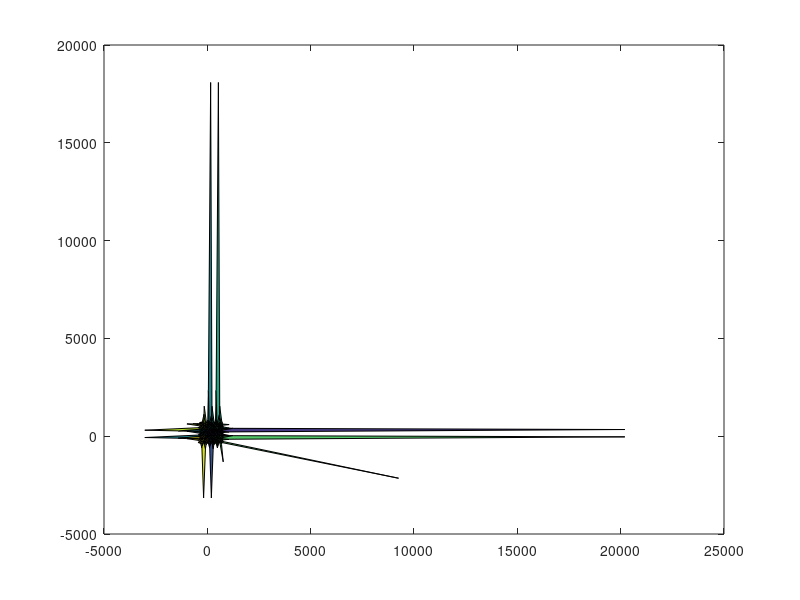
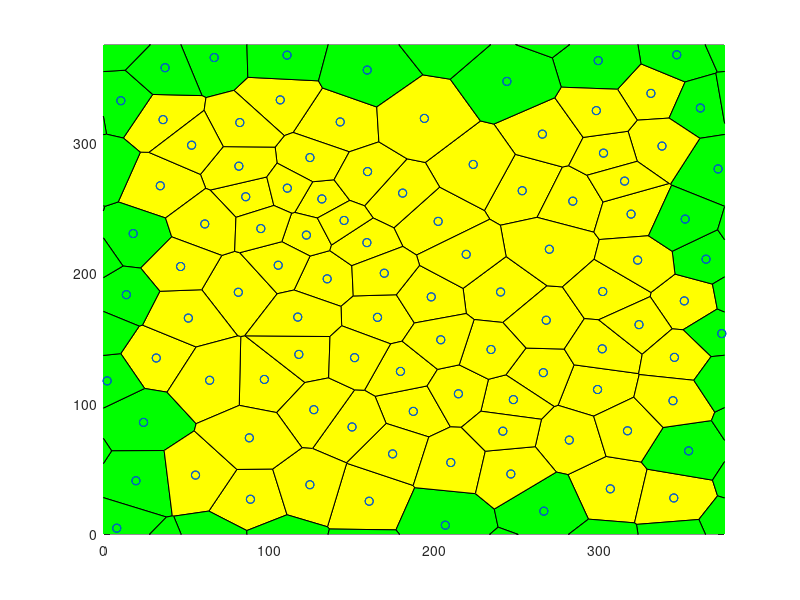

These figures' MATLAB source, in order: (Note: this script raises an error after producing the figures.)
r = 766; % Updated seed to match target
NbPoints = 100; 
limit = 3; 
cpt = 'quadratic';
prefix = 'RFB';
potential = 'ani';

%% Store data in the right folder
close all;
scriptDir = fileparts(mfilename('fullpath'));
projectRoot = fileparts(scriptDir);
outputDir = fullfile(projectRoot, 'input_files');

if ~exist(outputDir, 'dir')
    mkdir(outputDir);
end

%% Parameters
rng(r);
TOTALTIME = 1000;
SEED = 89542;
TIMEINTERVAL = 0.1;
error_tolerance_absolute_mechanical = 0.010000;
TISSUE_EXT_STRESS_X = 0.000000;     %should both be 0 to relax tissue, change before dynamic
TISSUE_EXT_STRESS_Y = 0.000000; 
equilibriumtolerance = 1.000000e-2;
NUCLEATIONBASECRITERIA = false;
Ratio = 10/3;
EpsilonMax = 0.091;
ExternalStressRatio = 0.85;

T1ON = 1; 
APOPTOSISON = 1;
MITOSISON = 0;
WRITEMITOSIS = 1; 
VERBOSEON = 1; 
EQUILIBRIUMMITOSIS = 1; 

%Mysterious Parameters
CELLPRESSURETYPE = cpt;
TCJSTRENGTH = 100;
THETAAN = 3.14 / 2.0 ;    
ANSTRENGTH = 25; 

% --- Standard Constants ---
GAMMA = 10.0;
t0 = 1;
l0 = 25;
% Manually setting K to match your specific target output
LX = 1.5*l0*sqrt(NbPoints);
LY = 1.5*l0*sqrt(NbPoints);
A0 = LX*LY/NbPoints;
K = Ratio * GAMMA/l0;
ALPHAM = GAMMA*t0/l0;               %the paper had 5.5
TISSUE_ALPHA = 10*ALPHAM;
INITIALSTEPSIZE = t0/10000;
MINAREA = A0/100;
MINLENGTH = l0/40;
NEWEDGELENGTH = l0/20;
CURRENTTIME = 0.000000;
KAPPA=(3/100)*0.227*5.502/ALPHAM;
GAMMA0=GAMMA;
Y=1.25*GAMMA/EpsilonMax;
NUCLEATIONTHRESHOLD = 0.95*EpsilonMax*Y;
EpsilonMax = 10000;

%% Simulation Detail Parameters
% Calculate Mesh based on A0 and NbPoints to get LX = 167.705098
Mesh = LX;

nomfichier_filename= [prefix '_NbPts_' num2str(NbPoints,'%04d') '_rng_' num2str(r,'%04d') '_pot_' potential '_lim_' num2str(limit, '%2d') '20.txt'];
nomfichier = fullfile(outputDir, nomfichier_filename);

%% Generate Voronoi
fprintf('Writing file: %s\n', nomfichier);
f1=figure();
f2=figure();
Points1=Mesh*rand(NbPoints,2); 

it = 0;
while it < limit
    Pointsa=Points1+Mesh*[ones(NbPoints,1) zeros(NbPoints,1)];
    Pointsb=Points1-Mesh*[zeros(NbPoints,1) ones(NbPoints,1)];
    Pointsc=Points1-Mesh*[ones(NbPoints,1) zeros(NbPoints,1)];
    Pointsd=Points1+Mesh*[zeros(NbPoints,1) ones(NbPoints,1)];
    Pointse=Points1+Mesh*[ones(NbPoints,1) ones(NbPoints,1)];
    Pointsf=Points1+Mesh*[ones(NbPoints,1) -ones(NbPoints,1)];
    Pointsg=Points1+Mesh*[-ones(NbPoints,1) ones(NbPoints,1)];
    Pointsh=Points1+Mesh*[-ones(NbPoints,1) -ones(NbPoints,1)];
    Pointst=[Points1; Pointsa; Pointsb; Pointsc; Pointsd; Pointse; Pointsf; Pointsg; Pointsh];
    
    [v,c]=voronoin(Pointst);
    
    centroids = zeros(NbPoints,2);
    centroidcount = 0;
   
    for i = 1:length(c)
        signedarea = 0;
        centroidx = 0;
        centroidy = 0;
        if (all(c{i}~=1))
            for s = 1:length(c{i})
                if s == length(c{i}) 
                    signedarea = signedarea + v(c{i}(s),1)*v(c{i}(1),2) - v(c{i}(1),1)*v(c{i}(s),2);
                else
                    signedarea = signedarea + v(c{i}(s),1)*v(c{i}(s+1),2) - v(c{i}(s+1),1)*v(c{i}(s),2);
                end
            end
            signedarea = .5*signedarea;
            for j = 1:length(c{i})
                if j == length(c{i})
                    centroidx = centroidx + (v(c{i}(j),1)+v(c{i}(1),1))*(v(c{i}(j),1)*v(c{i}(1),2) - v(c{i}(1),1)*v(c{i}(j),2));
                    centroidy = centroidy + (v(c{i}(j),2)+v(c{i}(1),2))*(v(c{i}(j),1)*v(c{i}(1),2) - v(c{i}(1),1)*v(c{i}(j),2));
                    
                else
                    centroidx = centroidx + (v(c{i}(j),1)+v(c{i}(j+1),1))*(v(c{i}(j),1)*v(c{i}(j+1),2) - v(c{i}(j+1),1)*v(c{i}(j),2));
                    centroidy = centroidy + (v(c{i}(j),2)+v(c{i}(j+1),2))*(v(c{i}(j),1)*v(c{i}(j+1),2) - v(c{i}(j+1),1)*v(c{i}(j),2));
                end
            end
            centroidx = (1/(6*signedarea))*centroidx;
            centroidy = (1/(6*signedarea))*centroidy;
            if centroidx > 0 && centroidx < Mesh && centroidy > 0 && centroidy < Mesh
                centroidcount = centroidcount + 1;
                centroids(centroidcount,:) = [centroidx centroidy];
            end
        end
    end
    it = it + 1;
    Points1 = centroids;
end

%% Representation of the result
 set(0,'CurrentFigure',f1);
 plot(Points1(:,1),Points1(:,2),'r+');
 set(0,'CurrentFigure',f2);
 plot(Points1(:,1),Points1(:,2),'r+');
 hold on
 for i = 1:length(c)
     if (all(c{i}~=1))
         set(0,'CurrentFigure',f1)
         patch(v(c{i},1),v(c{i},2),i)
     end
     IN=(all(v(c{i},1)>0)&all(v(c{i},1)<Mesh)&all(v(c{i},2)>0)&all(v(c{i},2)<Mesh));
     IN2=(any(v(c{i},1)>0)&any(v(c{i},1)<Mesh)&any(v(c{i},2)>0)&any(v(c{i},2)<Mesh))&(~IN);
     if (all(c{i}~=1)&&IN)
         set(0,'CurrentFigure',f2)
         patch(v(c{i},1),v(c{i},2),'y'); 
     end
     if (all(c{i}~=1)&&(IN2))
         set(0,'CurrentFigure',f2)
         patch(v(c{i},1),v(c{i},2),'g');
     end
 end
 set(0,'CurrentFigure',f2)
 xlim([0 Mesh]);
 ylim([0 Mesh]);
 plot(Points1(:,1),Points1(:,2),'bo');
 scatter(centroids(:,1),centroids(:,2),'r+')

for i = 1:length(c)
    INGLOBAL=any((v(c{i},1)>0)&v(c{i},1)<Mesh&v(c{i},2)>0&v(c{i},2)<Mesh);
    if INGLOBAL
        ListVertex=c{i};
        area=0;
        for k=1:length(c{i})
            kplus=mod(k,length(c{i}))+1;
            area=area+v(c{i}(k),1)*v(c{i}(kplus),2)-v(c{i}(kplus),1)*v(c{i}(k),2);
        end
        if(area<0)    c{i}=fliplr(c{i}); end
    end
end

%% Export to a file (EXACT MATCH TO TARGET VALUES)
fid=fopen(nomfichier,'wt');
fprintf(fid, 'Voronoi Tesselation Data: \n');
fprintf(fid, 'NumbCells %d \t rng %d \n', NbPoints, r);
fprintf(fid, 'ratio pressure to tension\t%f\n', Ratio);
fprintf(fid, 'Global:\n');
fprintf(fid, 'LX\t%f\nLY\t%f\n', Mesh, Mesh);
fprintf(fid, 'A0\t%f\n', A0);
fprintf(fid, 'SEED\t%d\n', SEED);
fprintf(fid, 'TIMEINTERVAL\t%f\n', TIMEINTERVAL);
fprintf(fid, 'MINAREA\t%f\n', MINAREA);
fprintf(fid, 'MINLENGTH\t%f\n', MINLENGTH);
fprintf(fid, 'NEWEDGELENGTH\t%f\n', NEWEDGELENGTH);
fprintf(fid, 'K\t%f\n', K);
fprintf(fid, 'GAMMA\t%f\n', GAMMA);
fprintf(fid, 'TOTALTIME\t%f\n', TOTALTIME);
fprintf(fid, 'CURRENTTIME\t%f\n', CURRENTTIME);
fprintf(fid, 'VERBOSEON\t%d\n', VERBOSEON);
fprintf(fid, 'INITIALSTEPSIZE\t%f\n', INITIALSTEPSIZE);
fprintf(fid, 'error_tolerance_absolute_mechanical\t%f\n', error_tolerance_absolute_mechanical);
% Format TISSUE_ALPHA to 2 decimal places as per target
fprintf(fid, 'TISSUE_ALPHA\t%2.2f\n', TISSUE_ALPHA);
fprintf(fid, 'ALPHAM\t%f\n', ALPHAM);
fprintf(fid, 'TISSUE_EXT_STRESS_X\t%f\n', TISSUE_EXT_STRESS_X);
fprintf(fid, 'TISSUE_EXT_STRESS_Y\t%f\n', TISSUE_EXT_STRESS_Y);
fprintf(fid, 'equilibriumtolerance\t%e\n', equilibriumtolerance);
fprintf(fid, 'NUCLEATIONTHRESHOLD\t%f\n', NUCLEATIONTHRESHOLD);
fprintf(fid, 'NUCLEATIONBASECRITERIA\t%d\n', NUCLEATIONBASECRITERIA);
fprintf(fid, 'KAPPA\t%f\n', KAPPA);
fprintf(fid, 'Y\t%f\n', Y);
fprintf(fid, 'EpsilonMax\t%f\n', EpsilonMax);
fprintf(fid, 'ExternalStressRatio\t%f\n', ExternalStressRatio);
fprintf(fid, 'endGlobal\n');

fprintf(fid, 'Vertices\n');
fprintf(fid, 'id\tx\ty\n');

NbVertex=0;
CentralVertices=zeros(length(v),2);
for i = 2:length(v)   
    if(v(i,1)>0&&v(i,1)<Mesh&&v(i,2)>0&&v(i,2)<Mesh)
        fprintf(fid,'%d',i);
        fprintf(fid,'\t %2.4f',v(i,1));
        fprintf(fid,'\t %2.4f',v(i,2));
        fprintf(fid,'\n');
        NbVertex=NbVertex+1;
        CentralVertices(NbVertex,1)=v(i,1);
        CentralVertices(NbVertex,2)=v(i,2);
    end
end

CentralVertices=CentralVertices(1:NbVertex,1:2);
EqVertex=zeros(NbVertex,1);

for i = 2:length(v)
    vcorrige=zeros(1,2);
    vtest=v(i,:);
    if (vtest(1)>0&&vtest(1)<Mesh&&vtest(2)>0&&vtest(2)<Mesh) vcorrige=vtest;end
    vtest=v(i,:)-Mesh*[1 0];
    if (vtest(1)>0&&vtest(1)<Mesh&&vtest(2)>0&&vtest(2)<Mesh) vcorrige=vtest;  end
    vtest=v(i,:)-Mesh*[0 1];
    if (vtest(1)>0&&vtest(1)<Mesh&&vtest(2)>0&&vtest(2)<Mesh) vcorrige=vtest;  end
    vtest=v(i,:)+Mesh*[1 0];
    if (vtest(1)>0&&vtest(1)<Mesh&&vtest(2)>0&&vtest(2)<Mesh) vcorrige=vtest;  end
    vtest=v(i,:)+Mesh*[0 1];
    if (vtest(1)>0&&vtest(1)<Mesh&&vtest(2)>0&&vtest(2)<Mesh) vcorrige=vtest;  end
    vtest=v(i,:)-Mesh*[1 1];
    if (vtest(1)>0&&vtest(1)<Mesh&&vtest(2)>0&&vtest(2)<Mesh) vcorrige=vtest;  end
    vtest=v(i,:)-Mesh*[1 -1];
    if (vtest(1)>0&&vtest(1)<Mesh&&vtest(2)>0&&vtest(2)<Mesh) vcorrige=vtest;  end
    vtest=v(i,:)+Mesh*[1 1];
    if (vtest(1)>0&&vtest(1)<Mesh&&vtest(2)>0&&vtest(2)<Mesh) vcorrige=vtest;  end
    vtest=v(i,:)+Mesh*[1 -1];
    if (vtest(1)>0&&vtest(1)<Mesh&&vtest(2)>0&&vtest(2)<Mesh) vcorrige=vtest;  end
    
    column=find(all(abs((repmat(vcorrige,size(v,1),1))'-v')<0.000001));
    if(~isempty(column))
        EqVertex(i)=column;
    end
end

fprintf(fid, 'Edges\n');
fprintf(fid, 'id\tvertex1\tvertex2\txflag\tyflag\n');
NbEdgeMax=3*NbVertex; 
Edges.Vertices=zeros(NbEdgeMax,2);
Edges.Crossx12=zeros(NbEdgeMax,1);
Edges.Crossx21=zeros(NbEdgeMax,1);
Edges.Crossy12=zeros(NbEdgeMax,1);
Edges.Crossy21=zeros(NbEdgeMax,1);

EdgeIncrement=0; 
for i = 1:length(c) 
    INGLOBAL=any( (v(c{i},1)>0) & v(c{i},1)<Mesh & v(c{i},2)>0 & v(c{i},2)<Mesh);
    if INGLOBAL 
        ListVertex=c{i}; 
        for j=1:length(ListVertex) 
            testdejainscrit=0;
            for k=1:EdgeIncrement
                if ((EqVertex((ListVertex(j)))==Edges.Vertices(k,1)...
                        &&EqVertex(ListVertex(mod(j,length(ListVertex))+1))==Edges.Vertices(k,2))...
                        ||...
                        (EqVertex(ListVertex(j))==Edges.Vertices(k,2)...
                        &&EqVertex(ListVertex(mod(j,length(ListVertex))+1))==Edges.Vertices(k,1)))
                    testdejainscrit=1;
                else
                end
            end
            if(~testdejainscrit)
                EdgeIncrement=EdgeIncrement+1;
                Edges.Vertices(EdgeIncrement,1)=EqVertex(ListVertex(j)); 
                Edges.Vertices(EdgeIncrement,2)=EqVertex(ListVertex(mod(j,length(ListVertex))+1)); 
                Vertex1encours=ListVertex(j);
                Vertex1encourseq=EqVertex(ListVertex(j));
                Vertex2encours=ListVertex(mod(j,length(ListVertex))+1);
                Vertex2encourseq=EqVertex(ListVertex(mod(j,length(ListVertex))+1));
                
                fprintf(fid,'%d',EdgeIncrement);
                fprintf(fid,'\t %d', Edges.Vertices(EdgeIncrement,1));
                fprintf(fid,'\t %d', Edges.Vertices(EdgeIncrement,2));
                
                VertexCross21=(EqVertex(ListVertex(j))~=ListVertex(j))&&(EqVertex(ListVertex(mod(j,length(ListVertex))+1))==ListVertex(mod(j,length(ListVertex))+1));
                VertexCross12=(EqVertex(ListVertex(j))==ListVertex(j))&&(EqVertex(ListVertex(mod(j,length(ListVertex))+1))~=ListVertex(mod(j,length(ListVertex))+1));
                
                if((EqVertex(ListVertex(j))~=ListVertex(j))&&(EqVertex(ListVertex(mod(j,length(ListVertex))+1))==ListVertex(mod(j,length(ListVertex))+1)))
                    if(v(ListVertex(j),1)<0) Edges.Crossx12(EdgeIncrement)=1; end
                    if(v(ListVertex(j),1)>Mesh) Edges.Crossx21(EdgeIncrement)=1; end
                    if(v(ListVertex(j),2)<0) Edges.Crossy12(EdgeIncrement)=1; end
                    if(v(ListVertex(j),2)>Mesh) Edges.Crossy21(EdgeIncrement)=1; end
                end
                if((EqVertex(ListVertex(j))==ListVertex(j))&&(EqVertex(ListVertex(mod(j,length(ListVertex))+1))~=ListVertex(mod(j,length(ListVertex))+1)))
                    if(v(ListVertex(mod(j,length(ListVertex))+1),1)<0) Edges.Crossx21(EdgeIncrement)=1; end
                    if(v(ListVertex(mod(j,length(ListVertex))+1),1)>Mesh) Edges.Crossx12(EdgeIncrement)=1; end
                    if(v(ListVertex(mod(j,length(ListVertex))+1),2)<0) Edges.Crossy21(EdgeIncrement)=1; end
                    if(v(ListVertex(mod(j,length(ListVertex))+1),2)>Mesh) Edges.Crossy12(EdgeIncrement)=1; end
                end
                
                if((EqVertex(ListVertex(j))~=ListVertex(j))&&(EqVertex(ListVertex(mod(j,length(ListVertex))+1))~=ListVertex(mod(j,length(ListVertex))+1)))
                    v1=v(ListVertex(j),:);
                    v2=v(ListVertex(mod(j,length(ListVertex))+1),:);
                    eqv1=v(EqVertex(ListVertex(j)),:);
                    eqv2=v(EqVertex(ListVertex(mod(j,length(ListVertex))+1)),:);
                    if(v2(1)>v1(1))&&(eqv2(1)<eqv1(1)) Edges.Crossx12(EdgeIncrement)=1; end
                    if(v2(1)<v1(1))&&(eqv2(1)>eqv1(1)) Edges.Crossx21(EdgeIncrement)=1; end
                    if (v2(2)>v1(2))&&(eqv2(2)<eqv1(2))Edges.Crossy12(EdgeIncrement)=1; end
                    if (v2(2)<v1(2))&&(eqv2(2)>eqv1(2)) Edges.Crossy21(EdgeIncrement)=1; end
                end
                
                newxflag=0;
                newyflag=0;
                if ( (Edges.Crossx12(EdgeIncrement)==1) || (Edges.Crossx21(EdgeIncrement)==1) )
                    newxflag=1;
                end
                if ( (Edges.Crossy12(EdgeIncrement)==1) || (Edges.Crossy21(EdgeIncrement)==1) )
                    newyflag=1;
                end
                
                fprintf(fid,'\t %d \t %d \n', newxflag, newyflag);
                
            end
        end
    end
end

%% Then we go to the cells
cinside=cell(length(c),1);
CellIncrement=0;
for i=1:length(c)
    INGLOBAL=any((v(c{i},1)>0)&v(c{i},1)<Mesh&v(c{i},2)>0&v(c{i},2)<Mesh);
    if INGLOBAL
        CellIncrement=CellIncrement+1;
        cinside{CellIncrement}=EqVertex(c{i});
    end
end
NbCellsInside=CellIncrement;
cinside=cinside(1:NbCellsInside);
cinside2=cell(NbCellsInside,1);
CellIncrement=0;
for i=1:NbCellsInside
    dejavu=false;
    for j=1:i-1
        if ((length(cinside{i})==length(cinside{j}))&&all(sort(cinside{i})==sort(cinside{j}))) dejavu=true; end
    end
    if (~dejavu) CellIncrement=CellIncrement+1;cinside2{CellIncrement}=cinside{i}; end
end
cinside2=cinside2(1:CellIncrement);

fprintf(fid, 'Cells\n');
if (strcmp(potential,'tcj'))
    fprintf(fid, 'id\tA0\tEdgeNumb\tEdgeList\tPotential\tTCJStrength\tCellPressureType\n');
else
    fprintf(fid, 'id\tA0\tEdgeNumb\tEdgeList\tPotential\tTCJStrength\tThetaAn\tAnStrength\tCellPressureType\n');
end
for i=1:length(cinside2)
    A0_Cell = normrnd(A0, 200); % Using new A0
    ListVertex=c{i};
    fprintf(fid,'%d\t%f\t%d\t',i, A0_Cell, length(ListVertex));
    for j=1:length(ListVertex)
        NumeroEdge=0;
        for k=1:EdgeIncrement
            if (EqVertex((ListVertex(j)))==Edges.Vertices(k,1)...
                    &&EqVertex(ListVertex(mod(j,length(ListVertex))+1))==Edges.Vertices(k,2))
                NumeroEdge=k;
            end 
            if(EqVertex(ListVertex(j))==Edges.Vertices(k,2)...
                    &&EqVertex(ListVertex(mod(j,length(ListVertex))+1))==Edges.Vertices(k,1))
                NumeroEdge=k; 
            end
        end
        fprintf(fid,'%d,',NumeroEdge);
    end
    if (strcmp(potential, 'tcj'))
        fprintf(fid,'\t%s\t%f\t%s\n', potential, TCJSTRENGTH,CELLPRESSURETYPE);
    else
        fprintf(fid,'\t%s\t%f\t%f\t%f\t%s\n', potential, TCJSTRENGTH, THETAAN, ANSTRENGTH,CELLPRESSURETYPE);
    end
end
fprintf(fid, 'End\n');
fclose(fid);

% Visualization directory

visualizationDir = fullfile(projectRoot,"visualization_files",erase(nomfichier_filename,".txt") + "_visualization");
if ~exist(visualizationDir, 'dir')
    mkdir(visualizationDir); 
end
